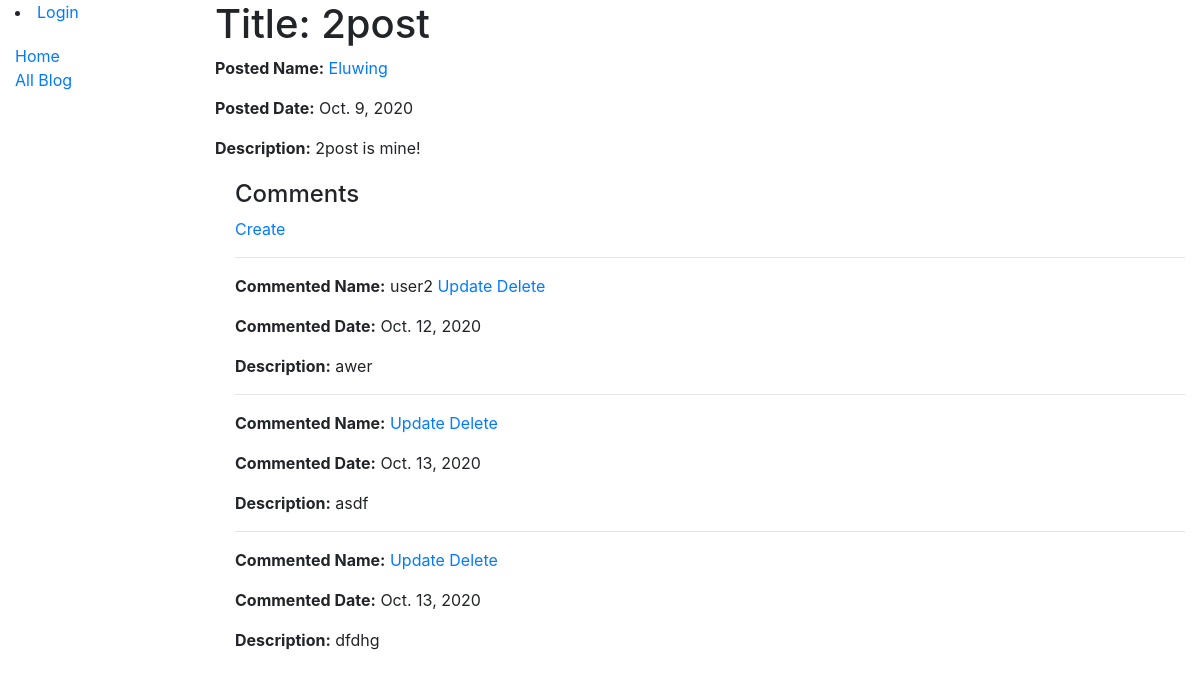
/blog/blogs/2, run on the app's committed database.
### dryblog/models.py (models this page shows, shortened)
class Post(models.Model):
    p_title = models.CharField('Posted Title',max_length = 30, help_text = 'You can enter up to 30 characters.')
    p_name = models.CharField('Posted name',max_length = 10, help_text = 'You can enter up to 10 characters.')
    p_date = models.DateField('Posted date',default = datetime.date.today)
    p_description = models.TextField('Text',max_length = 500)
    class Meta:
        ordering = ['p_date']

class Comment(models.Model):
    c_name = models.CharField('Commented name',max_length = 10, help_text = 'You can enter up to 10 characters.')
    c_date = models.DateField('Commented date',default = datetime.date.today)
    c_description = models.CharField('Text',max_length = 100, help_text = 'Enter your comment. n\You can enter up to 100 characters.')
    post = models.ForeignKey('post', on_delete = models.SET_NULL, null = True)
    class Meta:
        ordering = ['c_date']

### dryblog/views.py (the view)
# urls.py: path('blogs/<int:pk>', views.PostDetailView.as_view(), name='post-detail'),
class PostDetailView(generic.DetailView):
    model = Post
    def get_context_data(self, **kwargs):
        blog_admin_flag = admin_permissions_confirm(self.request)
        context = super().get_context_data(**kwargs)
        context['blog_admin_flag'] = blog_admin_flag
        return context

### dryblog/views.py (called while the page is built)
def admin_permissions_confirm(obj_request):
    user_perm_list = str(obj_request.user.get_group_permissions())
    admin_perm_flag = False
    if "auth.change_user" in user_perm_list :
        admin_perm_flag = True
    return admin_perm_flag

### dryblog/templates/dryblog/post_detail.html
{% extends "base_generic.html" %}
{% block content %}
  <h1>Title: {{ post.p_title }}</h1>
  <p><strong>Posted Name:</strong> <a href="{% url 'user_detail' post.p_name %}">{{ post.p_name }}</a></p>
  <p><strong>Posted Date:</strong> {{ post.p_date }}</p>
  <p><strong>Description:</strong> {{ post.p_description }}</p>
  <div style="margin-left:20px;margin-top:20px">
    <h4>Comments</h4>
    <a href="{% url 'comment_create' post.id %}">Create</a>
    {% for comment in post.comment_set.all %}
      <hr>
      <p><strong>Commented Name:</strong> {{comment.c_name}}
        <a href="{% url 'comment_update' post.id comment.id %}">Update</a>
        <a href="{% url 'comment_delete' post.id comment.id %}">Delete</a>
      </p>
      <p><strong>Commented Date:</strong> {{comment.c_date}}</p>
      <p><strong>Description:</strong> {{comment.c_description}}</p>
    {% endfor %}
  </div>
{% endblock %}

### data on the page
Post: p_title "2post", p_name "Eluwing", p_date "Oct. 9, 2020", p_description "2post is mine!"
Comment: c_name "user2", c_date "Oct. 12, 2020", c_description "awer"
Comment: c_date "Oct. 13, 2020", c_description "asdf"
Comment: c_date "Oct. 13, 2020", c_description "dfdhg"
